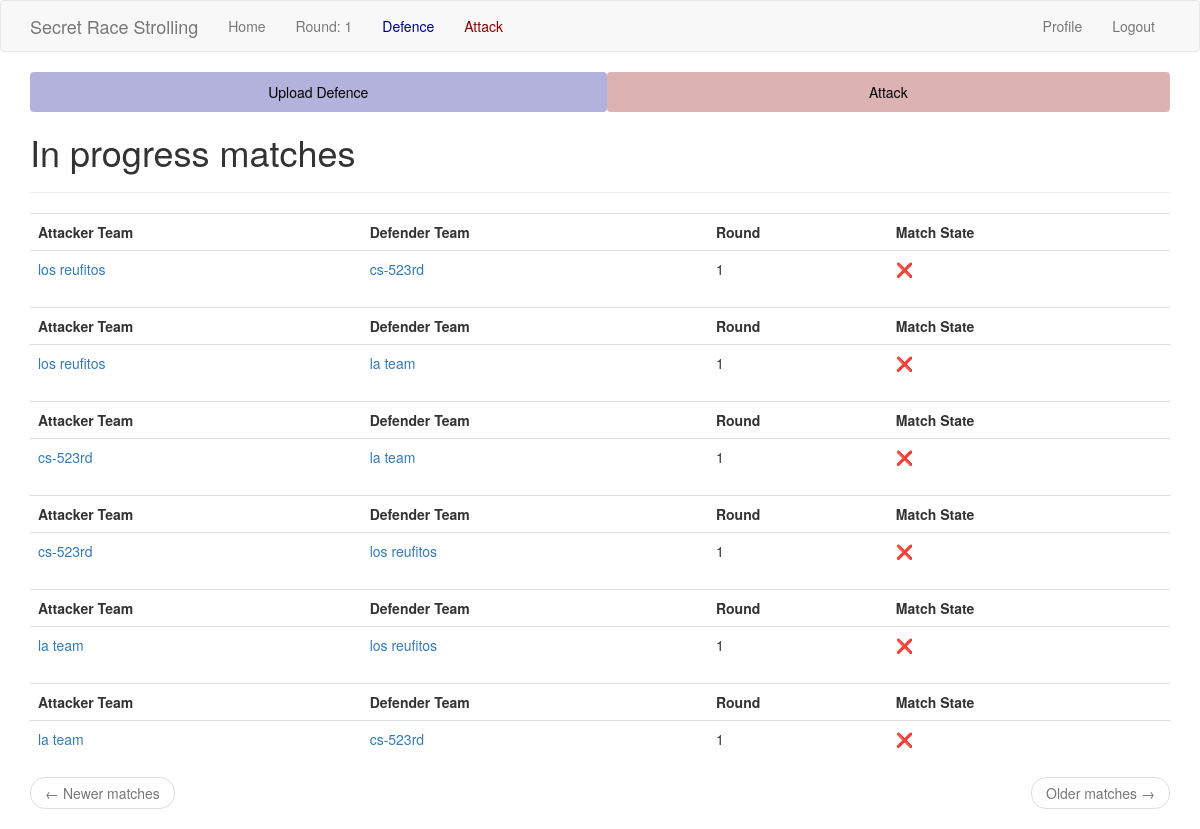
The page /index (signed in) on the database its author committed.
### app/models.py (models this page shows, shortened)
class Match(db.Model):
    id = db.Column(db.Integer, primary_key=True)
    defender_team_id = db.Column(db.Integer, db.ForeignKey("team.id"))
    attacker_team_id = db.Column(db.Integer, db.ForeignKey("team.id"))
    round = db.Column(db.Integer, index=True)
    __table_args__ = (
        db.UniqueConstraint(
            "defender_team_id",
            "attacker_team_id",
            "round",
            name="_match_pair_once_per_round",
        ),
    )
    attacks = db.relationship(
        "Attack",
        backref="match",
        foreign_keys="Attack.match_id",
        lazy="dynamic",
    )
    @staticmethod
    def paginate_and_itemize_match_query(
        matches: Query, page: int, matches_per_page: int, current_user_team: Team
    ) -> tuple[Pagination, list[dict]]:
        matches_sub = matches.subquery()
        attacks_done = (
            db.session.query(matches_sub.c.id)
            .join(Attack, Attack.match_id == matches_sub.c.id)
            .all()
        )
        attacks_done = [attack_done[0] for attack_done in attacks_done]
        paginated = matches.paginate(page, matches_per_page)
        matches_items = paginated.items
        for m in matches_items:
            m.match_done = m.id in attacks_done
        return paginated, matches_items

class Team(db.Model):
    id = db.Column(db.Integer, primary_key=True)
    team_name = db.Column(db.String(64), index=True, unique=True)
    member1_id = db.Column(db.Integer, db.ForeignKey("user.id"), unique=True)
    member2_id = db.Column(db.Integer, db.ForeignKey("user.id"), unique=True)
    defences = db.relationship(
        "Defence",
        backref="defender_team",
        foreign_keys="Defence.defender_team_id",
        lazy="dynamic",
    )
    defence_matches = db.relationship(
        "Match",
        backref="defender_team",
        foreign_keys="Match.defender_team_id",
        lazy="dynamic",
    )
    attack_matches = db.relationship(
        "Match",
        backref="attacker_team",
        foreign_keys="Match.attacker_team_id",
        lazy="dynamic",
    )

### app/routes.py (the view)
@app.route("/")
@app.route("/index", methods=["GET"])
@login_required
def index():
    page = request.args.get("page", 1, type=int)
    pagination, matches_items = Match.paginate_and_itemize_match_query(
        db.session.query(Match).order_by(Match.round.desc()),
        page,
        app.config["MATCHES_PER_PAGE"],
        current_user.team(),
    )
    next_url = (
        url_for("index", page=pagination.next_num) if pagination.has_next else None
    )
    prev_url = (
        url_for("index", page=pagination.prev_num) if pagination.has_prev else None
    )
    return render_template(
        "index.html",
        title="Home",
        matches=matches_items,
        next_url=next_url,
        prev_url=prev_url,
    )

### app/models.py (called while the page is built)
@login.user_loader
def load_user(id: int) -> User:
    return User.query.get(int(id))

    def team(self) -> Optional[Any]:
        return (
            db.session.query(Team)
            .filter(or_(Team.member1_id == self.id, Team.member2_id == self.id))
            .first()
        )

### app/templates/index.html
{% extends "base.html" %}
{% import 'bootstrap/wtf.html' as wtf %}
{% block app_content %}
<h1>
    In progress matches
</h1>
<hr>
{% for match in matches %}
{% include '_match.html' %}
{% endfor %}
<nav aria-label="...">
    <ul class="pager">
        <li class="previous{% if not prev_url %} disabled{% endif %}">
            <a href="{{ prev_url or '#' }}">
                <span aria-hidden="true">&larr;</span> Newer matches
            </a>
        </li>
        <li class="next{% if not next_url %} disabled{% endif %}">
            <a href="{{ next_url or '#' }}">
                Older matches <span aria-hidden="true">&rarr;</span>
            </a>
        </li>
    </ul>
</nav>
{% endblock %}

### app/templates/_match.html
<table class="table table-hover">
    <tr>
        <th>Attacker Team</th>
        <th>Defender Team</th>
        <th>Round</th>
        <th>Match State</th>
    </tr>
    <tr>
        <td>
            <a href="{{ url_for('team', team_name=match.attacker_team.team_name) }}">
                {{ match.attacker_team.team_name }}</a>
        </td>
        <td>
            <a href="{{ url_for('team', team_name=match.defender_team.team_name) }}">{{ match.defender_team.team_name }}
            </a>
        </td>
        <td>
            {{ match.round }}
        </td>
        <td>
            {% if match.match_done %} ✅ {% else %} ❌ {% endif %}
        </td>
    </tr>
</table>

### rows shown on the page
Match: attacker_team.team_name "los reufitos", defender_team.team_name "cs-523rd", round "1"
Match: attacker_team.team_name "los reufitos", defender_team.team_name "la team", round "1"
Match: attacker_team.team_name "cs-523rd", defender_team.team_name "la team", round "1"
Match: attacker_team.team_name "cs-523rd", defender_team.team_name "los reufitos", round "1"
Match: attacker_team.team_name "la team", defender_team.team_name "los reufitos", round "1"
Match: attacker_team.team_name "la team", defender_team.team_name "cs-523rd", round "1"

### other values the page prints
{{ config["ROUND"] }} "1"
